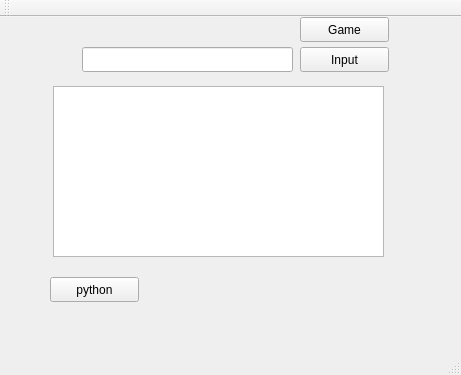
<?xml version="1.0" encoding="UTF-8"?>
<ui version="4.0">
 <class>MainWindow</class>
 <widget class="QMainWindow" name="MainWindow">
  <property name="geometry">
   <rect>
    <x>0</x>
    <y>0</y>
    <width>461</width>
    <height>375</height>
   </rect>
  </property>
  <property name="windowTitle">
   <string>MainWindow</string>
  </property>
  <widget class="QWidget" name="centralWidget">
   <widget class="QPushButton" name="pushButton">
    <property name="enabled">
     <bool>true</bool>
    </property>
    <property name="geometry">
     <rect>
      <x>300</x>
      <y>30</y>
      <width>89</width>
      <height>25</height>
     </rect>
    </property>
    <property name="text">
     <string>Input</string>
    </property>
   </widget>
   <widget class="QLineEdit" name="lineEdit">
    <property name="geometry">
     <rect>
      <x>82</x>
      <y>30</y>
      <width>211</width>
      <height>25</height>
     </rect>
    </property>
   </widget>
   <widget class="QTextEdit" name="textEdit">
    <property name="geometry">
     <rect>
      <x>53</x>
      <y>69</y>
      <width>331</width>
      <height>171</height>
     </rect>
    </property>
   </widget>
   <widget class="QPushButton" name="pushButton_2">
    <property name="geometry">
     <rect>
      <x>300</x>
      <y>0</y>
      <width>89</width>
      <height>25</height>
     </rect>
    </property>
    <property name="text">
     <string>Game</string>
    </property>
   </widget>
   <widget class="QPushButton" name="pushButton_3">
    <property name="geometry">
     <rect>
      <x>50</x>
      <y>260</y>
      <width>89</width>
      <height>25</height>
     </rect>
    </property>
    <property name="text">
     <string>python</string>
    </property>
    <property name="autoDefault">
     <bool>true</bool>
    </property>
   </widget>
  </widget>
  <widget class="QMenuBar" name="menuBar">
   <property name="geometry">
    <rect>
     <x>0</x>
     <y>0</y>
     <width>461</width>
     <height>28</height>
    </rect>
   </property>
  </widget>
  <widget class="QToolBar" name="mainToolBar">
   <attribute name="toolBarArea">
    <enum>TopToolBarArea</enum>
   </attribute>
   <attribute name="toolBarBreak">
    <bool>false</bool>
   </attribute>
  </widget>
  <widget class="QStatusBar" name="statusBar"/>
 </widget>
 <layoutdefault spacing="6" margin="11"/>
 <resources/>
 <connections/>
</ui>
